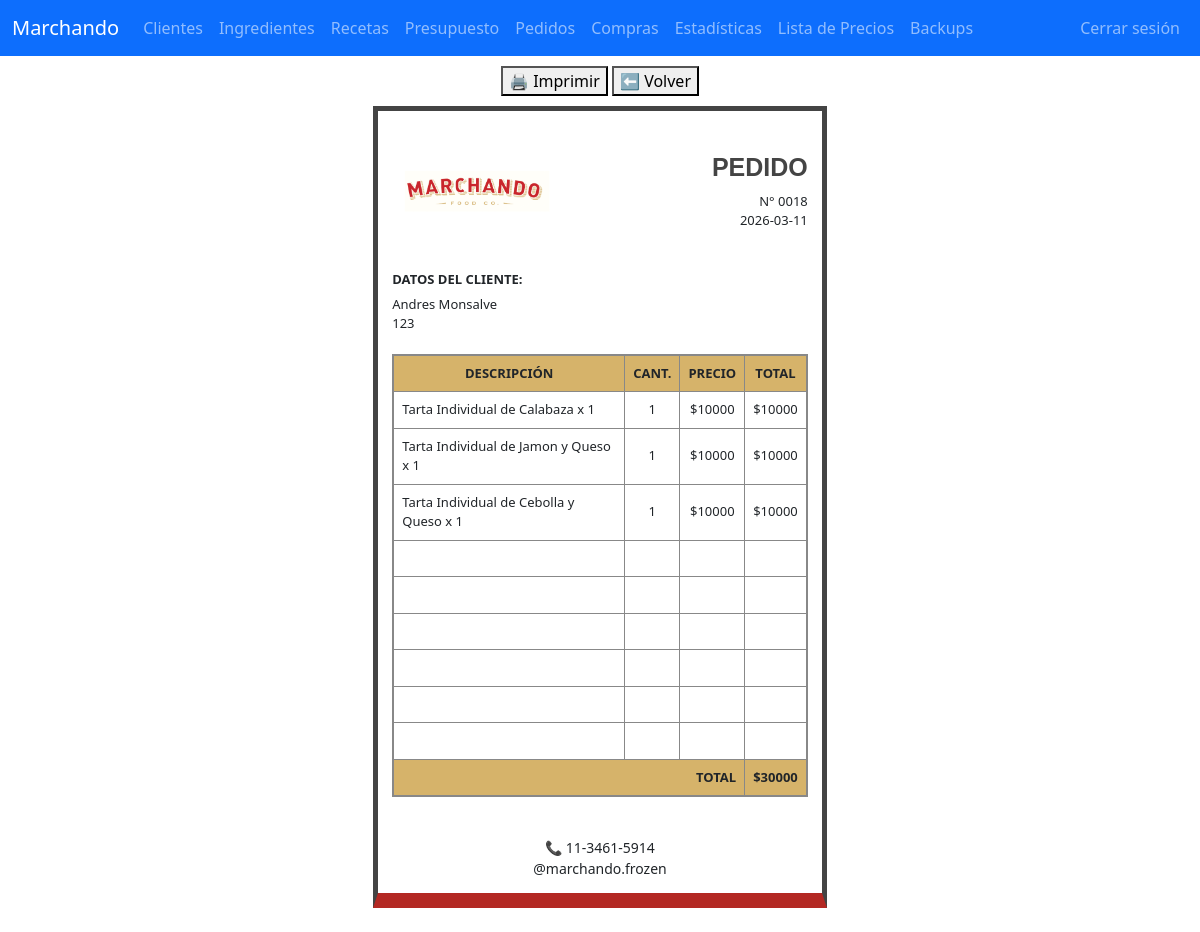
/imprimir_pedido/18/2026-03-11/pendiente (signed in), run on the app's committed database.
### tables this page shows
CREATE TABLE ordenes (
    id INTEGER PRIMARY KEY AUTOINCREMENT,
    cliente_id INTEGER NOT NULL,
    total_venta REAL NOT NULL,
    total_costo REAL NOT NULL,
    recetas TEXT,
    fecha TEXT,
    FOREIGN KEY(cliente_id) REFERENCES clientes(id)
);

CREATE TABLE clientes (
    id INTEGER PRIMARY KEY AUTOINCREMENT,
    nombre TEXT NOT NULL,
    contacto TEXT,
    direccion TEXT
);

CREATE TABLE pedidos (
    id INTEGER PRIMARY KEY AUTOINCREMENT,
    cliente_id INTEGER,
    receta_id INTEGER,
    fecha TEXT,
    cantidad INTEGER,
    precio_unitario REAL,
    precio_total REAL,
    estado TEXT,
    FOREIGN KEY(cliente_id) REFERENCES clientes(id),
    FOREIGN KEY(receta_id) REFERENCES recetas(id)
);

CREATE TABLE recetas (
    id INTEGER PRIMARY KEY AUTOINCREMENT,
    nombre TEXT NOT NULL,
    referencia TEXT,
    UNIQUE(nombre)
);

### app.py (the view)
@app.route('/imprimir_pedido/<int:cliente_id>/<fecha>/<estado>')
@login_required
def imprimir_pedido(cliente_id, fecha, estado):
    conn = get_conn()
    pedido = conn.execute('''
        SELECT
            c.nombre AS cliente,
            c.contacto,
            c.direccion,
            o.id AS orden_id,
            o.cliente_id,
            o.fecha,
            MAX(p.estado) AS estado,
            o.total_venta AS total,
            o.total_costo,
            o.recetas
        FROM ordenes o
        JOIN clientes c ON o.cliente_id = c.id
        JOIN pedidos p ON p.cliente_id = o.cliente_id AND p.fecha = o.fecha
        WHERE o.cliente_id = ? AND o.fecha = ?
        LIMIT 1
    ''', (cliente_id, fecha)).fetchone()
    detalles = conn.execute('''
        SELECT
            r.nombre AS receta,
            p.cantidad,
            (SELECT precio_cliente
             FROM lista_precios
             WHERE receta_id = r.id) AS precio_cliente
        FROM pedidos p
        JOIN recetas r ON p.receta_id = r.id
        WHERE p.cliente_id = ?
        AND p.fecha = ?
    ''', (cliente_id, fecha)).fetchall()
    total = sum([
        d["precio_cliente"] * d["cantidad"]
        for d in detalles
    ])
    conn.close()
    if not pedido:
        flash('Pedido no encontrado.', 'danger')
        return redirect(url_for('pedidos'))
    return render_template(
        'imprimir_pedido.html',
        pedido=pedido,
        detalles=detalles,
        total_general=total
    )

### app.py (called while the page is built)
def login_required(f):
    @wraps(f)
    def decorated_function(*args, **kwargs):
        if not session.get('logged_in'): # PRUEBAS LOCALES
            return redirect(url_for('login', next=request.path))
        return f(*args, **kwargs)
    return decorated_function

def get_conn():
    conn = sqlite3.connect(DB_NAME)
    conn.row_factory = sqlite3.Row
    return conn

### templates/imprimir_pedido.html (shortened to what this page needs)
{% extends 'base.html' %}
{% block content %}
<div class="botones">
    <button onclick="window.print()">🖨️ Imprimir</button>
    <button onclick="history.back()">⬅ Volver</button>
</div>
<div class="recibo">
    <div class="header">
        <div class="logo">
            <img src="{{ url_for('static', filename='img/logo_marchando.png') }}">
        </div>
        <div class="titulo">
            <div class="pedido-titulo">PEDIDO</div>
            <div>N° {{ "%04d"|format(pedido.cliente_id) }}</div>
            <div>{{ pedido.fecha }}</div>
        </div>
    </div>
    <div class="cliente-box">
        <strong>DATOS DEL CLIENTE:</strong>
        <div>{{ pedido.cliente }}</div>
        <div>{{ pedido.direccion if pedido.direccion else '' }}</div>
    </div>
    <table class="tabla-productos">
        <thead>
            <tr>
                <th>DESCRIPCIÓN</th>
                <th>CANT.</th>
                <th>PRECIO</th>
                <th>TOTAL</th>
            </tr>
        </thead>
        <tbody>
            {% for item in detalles %}
            <tr>
                <td class="descripcion">{{ item.receta }}</td>
                <td>{{ item.cantidad }}</td>
                <td>${{ "%.0f"|format(item.precio_cliente) }}</td>
                <td>${{ "%.0f"|format(item.precio_cliente * item.cantidad) }}</td>
            </tr>
            {% endfor %}
            {% for i in range(6) %}
            <tr>
                <td>&nbsp;</td>
                <td></td>
                <td></td>
                <td></td>
            </tr>
            {% endfor %}
            <tr class="total-row">
                <td colspan="3" style="text-align:right;">TOTAL</td>
                <td>${{ "%.0f"|format(total_general) }}</td>
            </tr>
        </tbody>
    </table>
    <div style="margin-top:40px;text-align:center;font-size:14px;">
        <div>📞 11-3461-5914</div>
        <div>@marchando.frozen</div>
    </div>
</div>
<br>
{% endblock %}

### templates/base.html (style rules this page uses)
body { padding-top: 56px; }

### templates/imprimir_pedido.html (style rules this page uses)
.recibo { width:12cm; min-height:9cm; margin:auto; background:white; border:5px solid #444; padding:14px; font-size:13px; position:relative; border-bottom: 15px solid #af1d18f2; }
.header { display:flex; justify-content:space-between; align-items:center; margin-bottom:10px; }
.logo img { height:130px; }
.titulo { text-align:right; }
.pedido-titulo { font-family: 'Franklin Gothic Medium', 'Arial Narrow', Arial, sans-serif; font-weight: bold; font-size: 25px; margin-bottom: 5px; margin-top: 0; color:#444; }
.cliente-box { margin-top:15px; margin-bottom:20px; }
.cliente-box strong { display:block; margin-bottom:5px; }
.tabla-productos { width:100%; border-collapse:collapse; border:2px solid #888; }
.tabla-productos th, .tabla-productos td { border:1px solid #888; padding:8px; text-align:center; }
.tabla-productos th { background:#d6b36a; }
.tabla-productos td.descripcion { text-align:left; }
.total-row td { background:#d6b36a; font-weight:bold; }
.botones { justify-self:center; margin: 10px; }

### data on the page
ordenes: cliente_id "0018", fecha "2026-03-11"
clientes: cliente "Andres Monsalve"
pedidos: receta "Tarta Individual de Calabaza x 1", cantidad "1", precio_cliente "10000", item.precio_cliente*item.cantidad "10000"
pedidos: receta "Tarta Individual de Jamon y Queso x 1", cantidad "1", precio_cliente "10000", item.precio_cliente*item.cantidad "10000"
pedidos: receta "Tarta Individual de Cebolla y Queso x 1", cantidad "1", precio_cliente "10000", item.precio_cliente*item.cantidad "10000"

### other printed values
{{ pedido.direccion if pedido.direccion else '' }} "123"
{{ "%.0f"|format(total_general) }} "30000"
